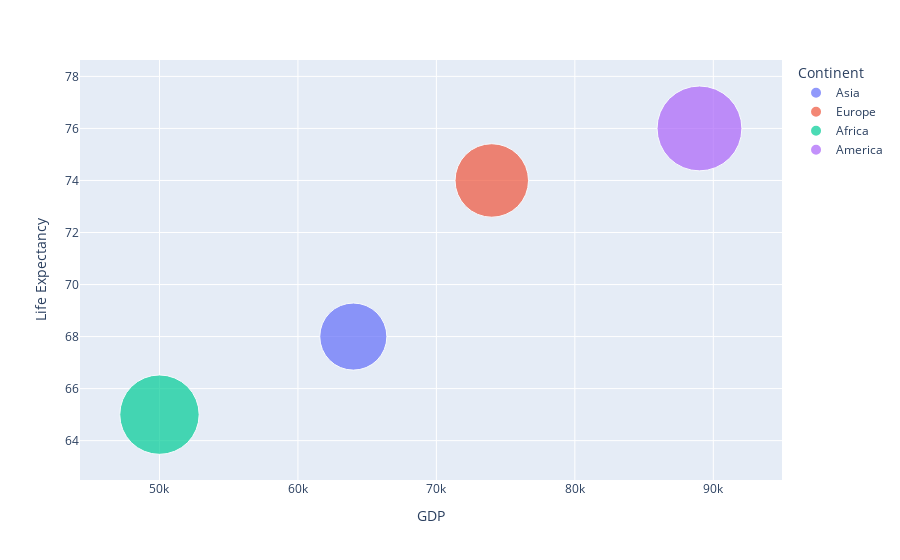

Here is the notebook cell this chart was saved with:
### Code cell
import plotly.express as px
import pandas as pd
# Sample data
data = {
    'Country': ['Vietnam', 'Turkey', 'Ghana', 'USA'],
    'GDP': [64000, 74000, 50000, 89000],
    'Life Expectancy': [68, 74, 65, 76],
    'Population': [10, 12, 14, 16],
    'Continent': ['Asia', 'Europe', 'Africa', 'America']
}

# Create a DataFrame
data = pd.DataFrame(data)

# Create a bubble chart
fig = px.scatter(data, x='GDP', y='Life Expectancy', size='Population', color='Continent', hover_name='Country', size_max=60)

# Show the plot
fig.show()

### Figure 1 — Plotly figure (JSON) as saved in the notebook; plotly's stock layout.template omitted (floating-point values rounded to 4 significant figures)
{"data": [{"hovertemplate": "<b>%{hovertext}</b><br><br>Continent=Asia<br>GDP=%{x}<br>Life Expectancy=%{y}<br>Population=%{marker.size}<extra></extra>", "hovertext": ["Vietnam"], "legendgroup": "Asia", "marker": {"color": "#636efa", "size": [10], "sizemode": "area", "sizeref": 0.004444, "symbol": "circle"}, "mode": "markers", "name": "Asia", "orientation": "v", "showlegend": true, "type": "scatter", "x": [64000], "xaxis": "x", "y": [68], "yaxis": "y"}, {"hovertemplate": "<b>%{hovertext}</b><br><br>Continent=Europe<br>GDP=%{x}<br>Life Expectancy=%{y}<br>Population=%{marker.size}<extra></extra>", "hovertext": ["Turkey"], "legendgroup": "Europe", "marker": {"color": "#EF553B", "size": [12], "sizemode": "area", "sizeref": 0.004444, "symbol": "circle"}, "mode": "markers", "name": "Europe", "orientation": "v", "showlegend": true, "type": "scatter", "x": [74000], "xaxis": "x", "y": [74], "yaxis": "y"}, {"hovertemplate": "<b>%{hovertext}</b><br><br>Continent=Africa<br>GDP=%{x}<br>Life Expectancy=%{y}<br>Population=%{marker.size}<extra></extra>", "hovertext": ["Ghana"], "legendgroup": "Africa", "marker": {"color": "#00cc96", "size": [14], "sizemode": "area", "sizeref": 0.004444, "symbol": "circle"}, "mode": "markers", "name": "Africa", "orientation": "v", "showlegend": true, "type": "scatter", "x": [50000], "xaxis": "x", "y": [65], "yaxis": "y"}, {"hovertemplate": "<b>%{hovertext}</b><br><br>Continent=America<br>GDP=%{x}<br>Life Expectancy=%{y}<br>Population=%{marker.size}<extra></extra>", "hovertext": ["USA"], "legendgroup": "America", "marker": {"color": "#ab63fa", "size": [16], "sizemode": "area", "sizeref": 0.004444, "symbol": "circle"}, "mode": "markers", "name": "America", "orientation": "v", "showlegend": true, "type": "scatter", "x": [89000], "xaxis": "x", "y": [76], "yaxis": "y"}], "layout": {"autosize": true, "dragmode": "select", "legend": {"itemsizing": "constant", "title": {"text": "Continent"}, "tracegroupgap": 0}, "margin": {"t": 60}, "xaxis": {"anchor": "y", "autorange": true, "domain": [0, 1], "range": [45190.0, 93970.0], "title": {"text": "GDP"}, "type": "linear"}, "yaxis": {"anchor": "x", "autorange": true, "domain": [0, 1], "range": [59.26, 82.05], "title": {"text": "Life Expectancy"}, "type": "linear"}}}
